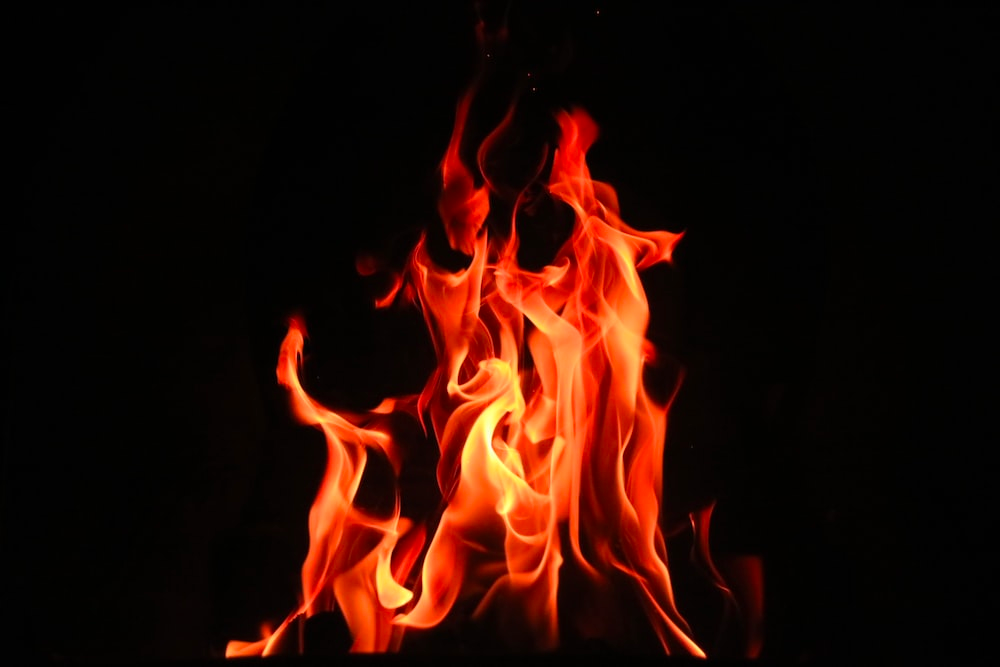
#> input picture firedetection/color/test_images/img.png, 1000 x 667 px; its folder holds only this picture in this run
$ python -i image_process.py   (imports and definitions only)
#> lines starting #> are read from the running program, lines starting #| are printed output that depends on the picture; after the words box and inside, x2 and y2 are one past the last pixel; in counts of white or black regions, pixels touching at a corner belong together
#> further down, picture is the input picture: shape (667, 1000, 3); mean B, G, R 4.4, 12.1, 40
'''
This file houses all relevant image processing
functions
'''

'''
NOTE: THIS IMAGE PROCESSING ONLY WORKED IN OUR SIMULATION
OTHER COLORS AND CAMERAS NOT TESTED; MAY NOT WORK FOR CAMERAS
THAT TAKE BRIGHTER IMAGES OR SIMULATIONS WITH BRIGHTER TERRAIN
'''
import cv2
import numpy as np
# from glob import glob
from skimage import measure
import imutils
from imutils import contours
import os


execution_path = os.getcwd()

def crop(path: str, height_start: int, height_end: int, width_start: int, width_end: int):
    '''
    Crops the image given by the path according to the parameters
    '''
    cv2.imwrite(path, cv2.imread(path)[height_start:height_end, width_start: width_end])


def detect_fire(image):

    # Seperates the fire areas from everything else
    hsv = cv2.cvtColor(image, cv2.COLOR_BGR2HSV)
#> hsv: shape (667, 1000, 3); mean H, S, V 12, 154.1, 40

    lower_red = np.array([0, 30, 240])
    upper_red = np.array([255, 255, 255])

    mask = cv2.inRange(hsv, lower_red, upper_red)
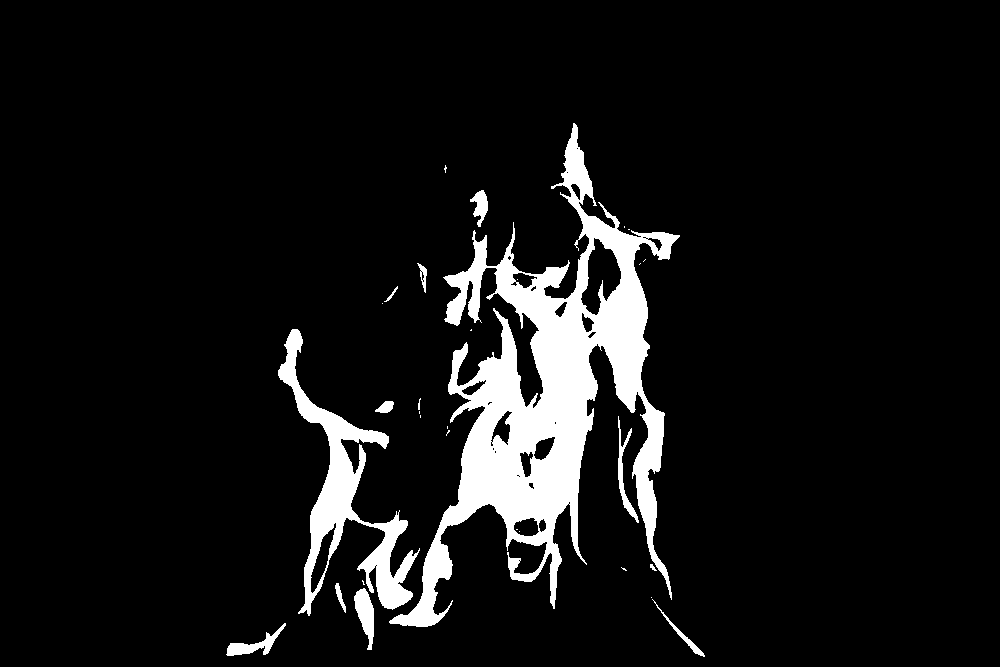
#> mask: shape (667, 1000); 8% white; 30 white regions (17 under 20 px), largest, box (x1, y1, x2, y2) and area: (389, 123, 680, 627) 41602, (278, 329, 420, 616) 9020, (354, 588, 374, 650) 707
    fires = cv2.bitwise_and(image, image, mask=mask)
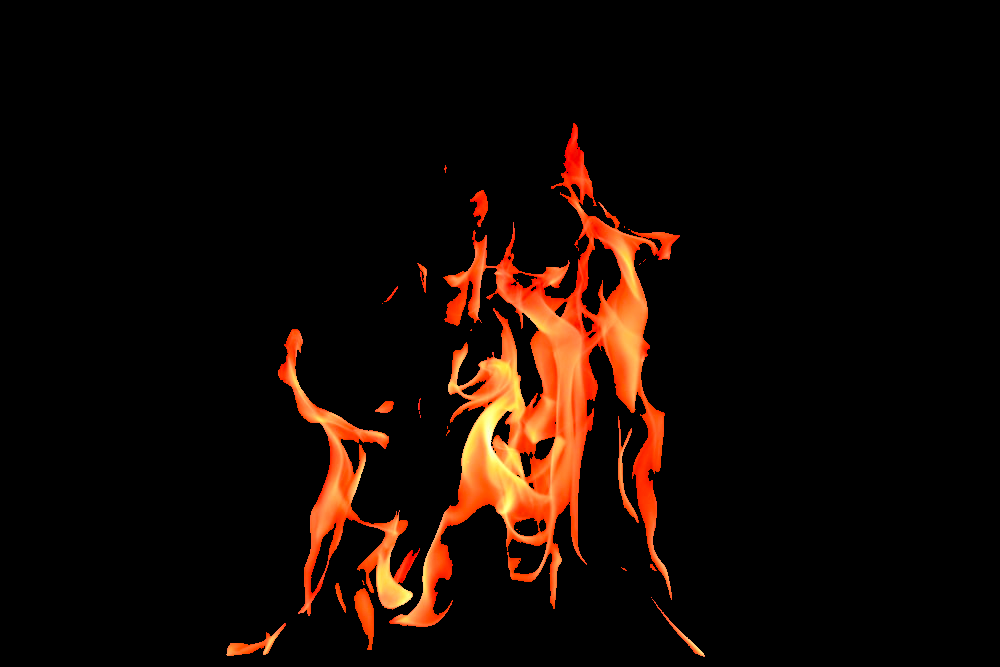
#> fires: shape (667, 1000, 3); mean B, G, R 3.2, 8.7, 20.4

    # Converts into grayscale
    gray = cv2.cvtColor(fires, cv2.COLOR_BGR2GRAY)
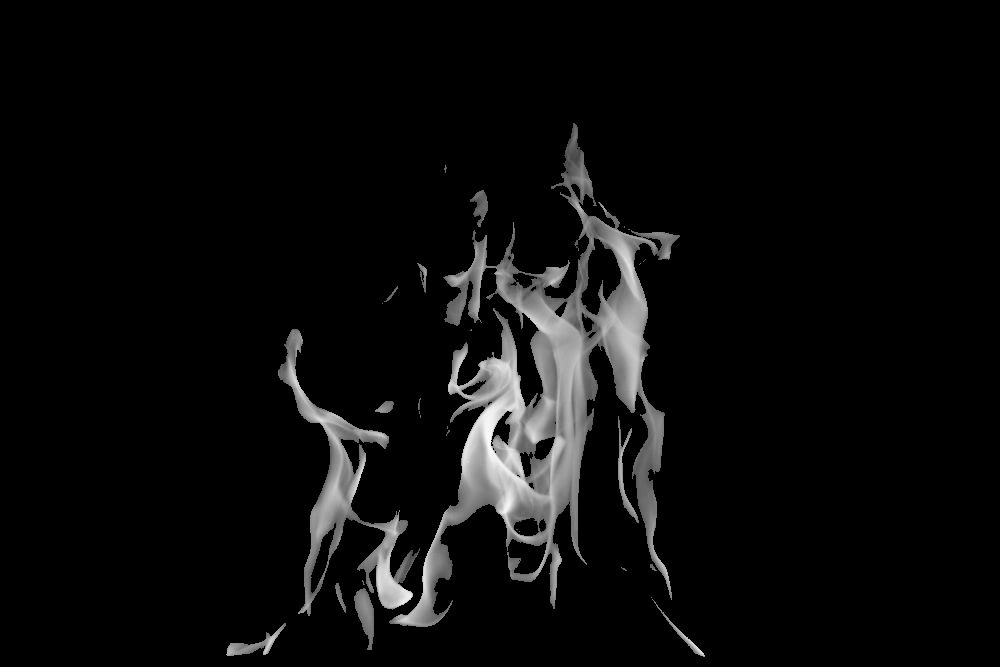
#> gray: shape (667, 1000); min 0, max 251, mean 11.5

    # Differentiates the fire areas and the background areas
    thresh = cv2.threshold(gray, 1, 255, cv2.THRESH_BINARY)[1]

    # perform a connected component analysis on the thresholded
    # image, then initialize a mask to store only the "large"
    # components
    labels = measure.label(thresh, background=0)
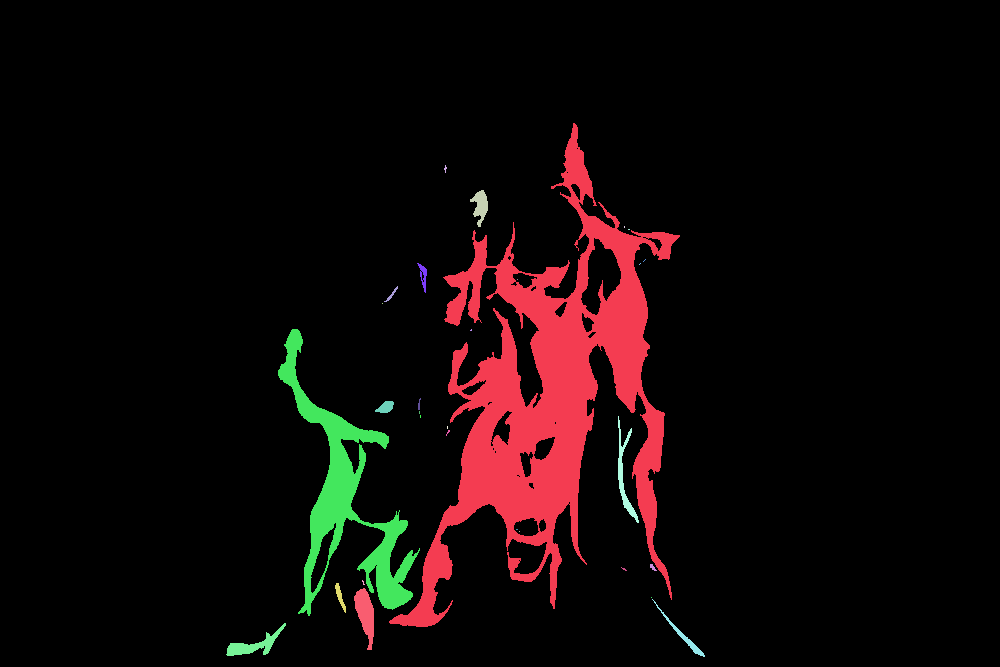
#> labels: shape (667, 1000) int64; 31 distinct labels, from 0 to 30; one colour per label, 0 black
    mask = np.zeros(thresh.shape, dtype="uint8")

    # loop over the unique components
    for label in np.unique(labels):

        # if this is the background label, ignore it
        if label == 0:
            continue

        # otherwise, construct the label mask and count the
        # number of pixels
        labelMask = np.zeros(thresh.shape, dtype="uint8")

        labelMask[labels == label] = 255

        numPixels = cv2.countNonZero(labelMask)

        # if the number of pixels in the component is sufficiently
        # large, then add it to our mask of "large blobs"
        if numPixels > 600:
            mask = cv2.add(mask, labelMask)
#> this loop made 31 passes
#> numPixels on passes 2 to 13: 41602, 12, 352, 2, 2, 3, 120, 2, 1, 45, 1, 9020
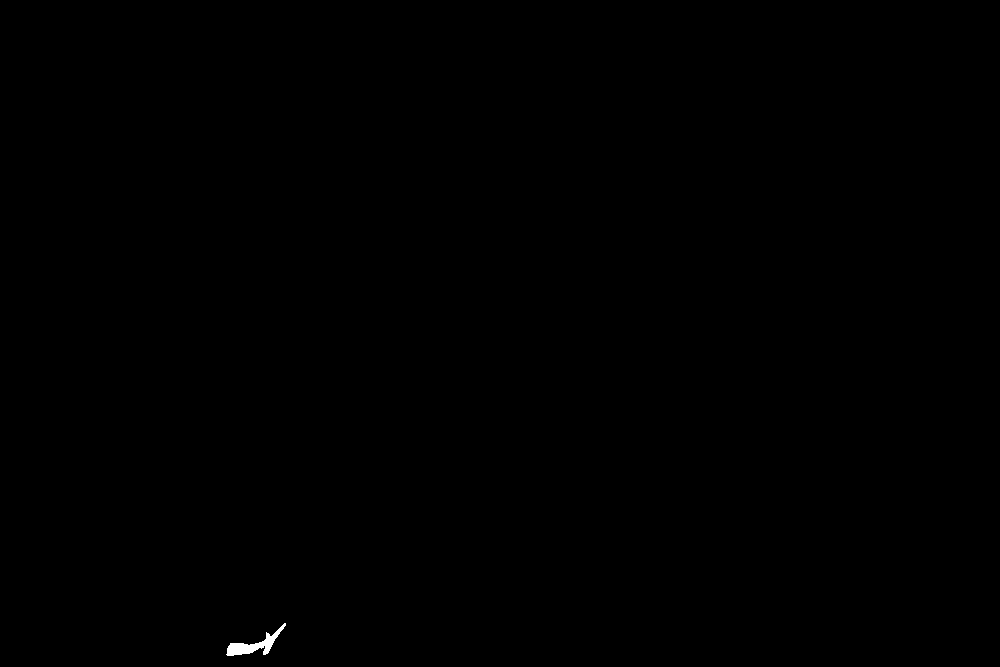
#> labelMask: shape (667, 1000); 0.09% white; 1 white region, box (x1, y1, x2, y2) and area: (226, 623, 286, 656) 584
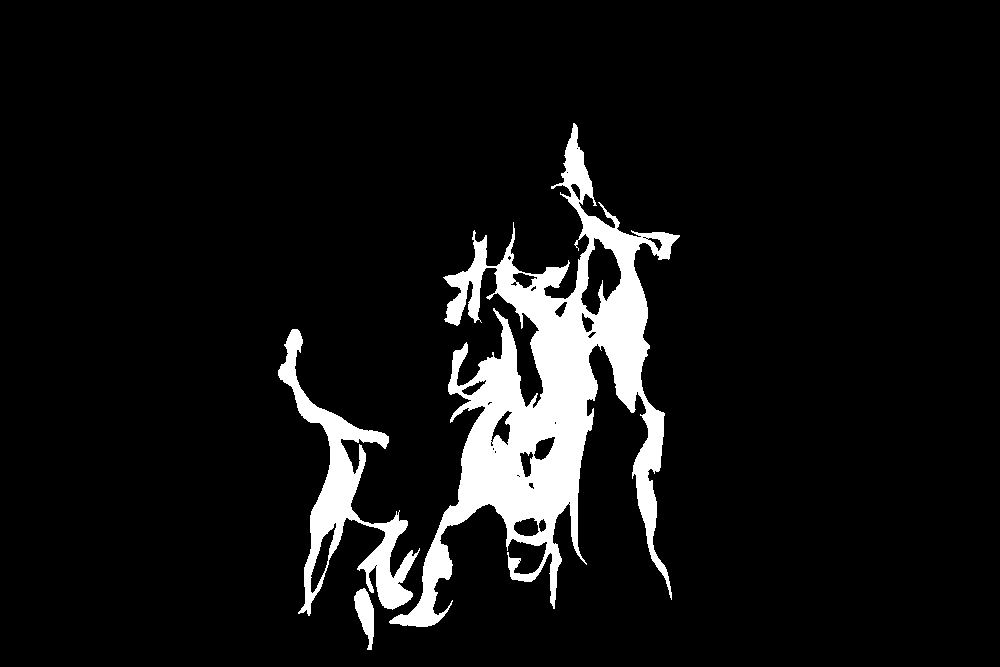
#> mask: shape (667, 1000); 7.7% white; 3 white regions

    # find the contours in the mask, then sort them from left to
    # right
    cnts = cv2.findContours(mask.copy(), cv2.RETR_EXTERNAL,
                            cv2.CHAIN_APPROX_SIMPLE)
#> cnts = 3 contours; box (x1, y1, x2, y2) and area: (389, 123, 680, 627) 43416, (278, 329, 420, 616) 9000, (354, 588, 374, 650) 640
    cnts = imutils.grab_contours(cnts)

    # list that will be returned containing data
    fire_list = []

    if len(cnts) > 0:
        cnts = contours.sort_contours(cnts)[0]

        # loop over the contours
        for (_, c) in enumerate(cnts):
            # draw the bright spot on the image
            (x, y, w, h) = cv2.boundingRect(c)

            fire_list.append((x, y, w, h))

            cv2.rectangle(image, (x, y), (x + w, y + h), (153, 0, 76), 5)
#> this loop made 3 passes
#> (x, y, w, h) on passes 1 to 3: (278, 329, 142, 287), (354, 588, 20, 62), (389, 123, 291, 504)
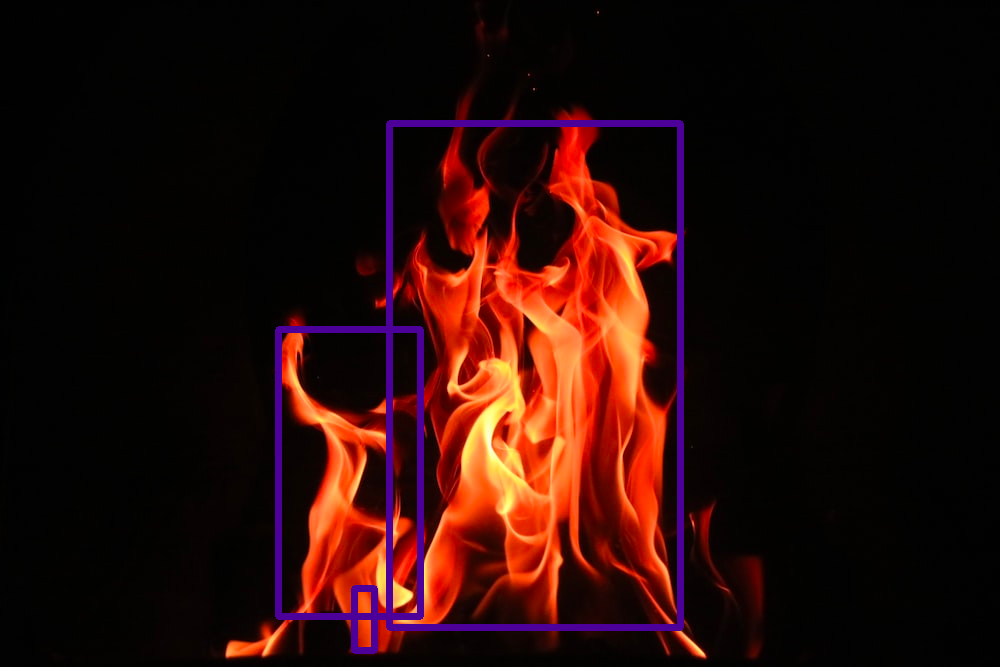
#> image: shape (667, 1000, 3); 2.7% of pixels changed, all inside (x1, y1, x2, y2) = (275, 120, 684, 654)
#> after the loop, fire_list = [(278, 329, 142, 287), (354, 588, 20, 62), (389, 123, 291, 504)]

    # cv2.imwrite(output, image)
    return image, fire_list


def calc_location_fire(location, fire_list: int = []):
    '''
    calculates the size and location of any potential fire
    in a processed image given the height of the drone
    '''

    # We first calculate the length and width of the area captured by the drone

    # we must adjust the calculation with respect to the mirror
    mirror_constant = 0.5
    diagonal_length = 2 * 0.87852146605 * location[2] * mirror_constant  # 0.87852146605 = cos(41.3 degrees)
    width = diagonal_length * 0.8
    length = diagonal_length * 0.6

    print(length, width)

    # Then we calculate where the fires are
    # conversion between pixel and cm
    px_to_cm = width / 960.0

    # Saves our mapped fires
    mapped_fires = []

    for fire in fire_list:
        fx, fy, fw, fh = fire

        fx, fy = (fx - 480) * px_to_cm + location[0], (360 - fy) * px_to_cm + location[1]
        fw, fh = fw * px_to_cm, fh * px_to_cm

        mapped_fires.append({"fx": int(fx), "fy": int(fy), "fw": int(fw), "fh": int(fh)})

    return mapped_fires


# for testing
# if __name__ == "__main__":
#
#     i = 0
#
#     for path in glob("./test_images/*"):
#
#         # detect_grid(path, f'./test_images_results/image_waypoint_{i}_results.png')
#
#         # detect_fire(f'./test_images_results/image_waypoint_{i}_results.png', f'./test_images_results/image_waypoiny_{i}_results.png')
#         image = cv2.imread(path)
#         output, fire_list = detect_fire(image)
#
#         print(fire_list, i)
#         # cv2.imwrite("result.png", output)
#         # fires = calc_location_fire((100, 100, 100), fire_list)
#         # print(fires)
#
#         # with open(f'fire_data_{i}.json', 'w') as f:
#         #     json.dump(fires, f)
#
#         i += 1

>>> import cv2
>>> picture = cv2.imread('test_images/img.png')
>>> result = detect_fire(picture)
